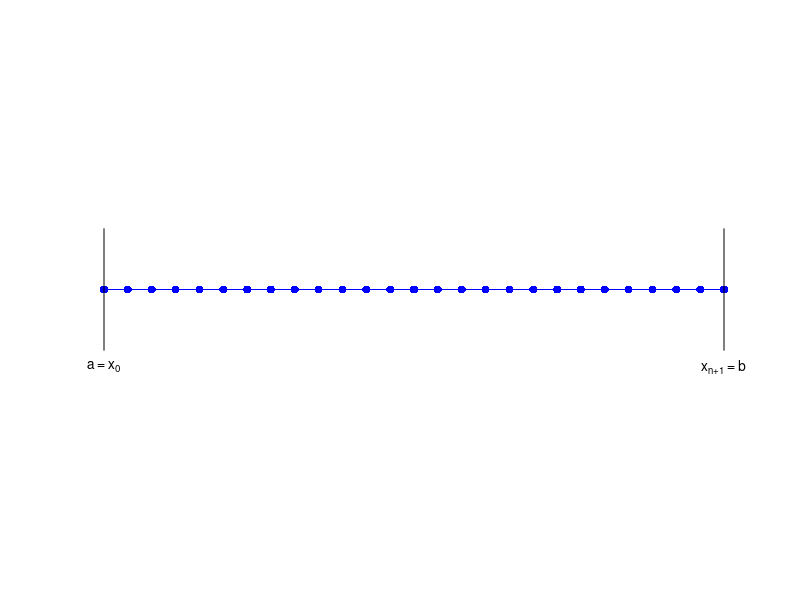
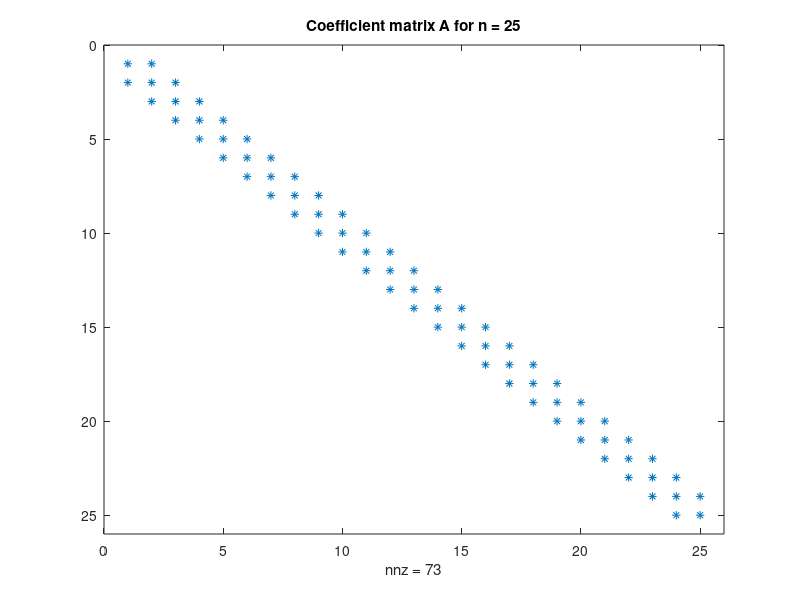
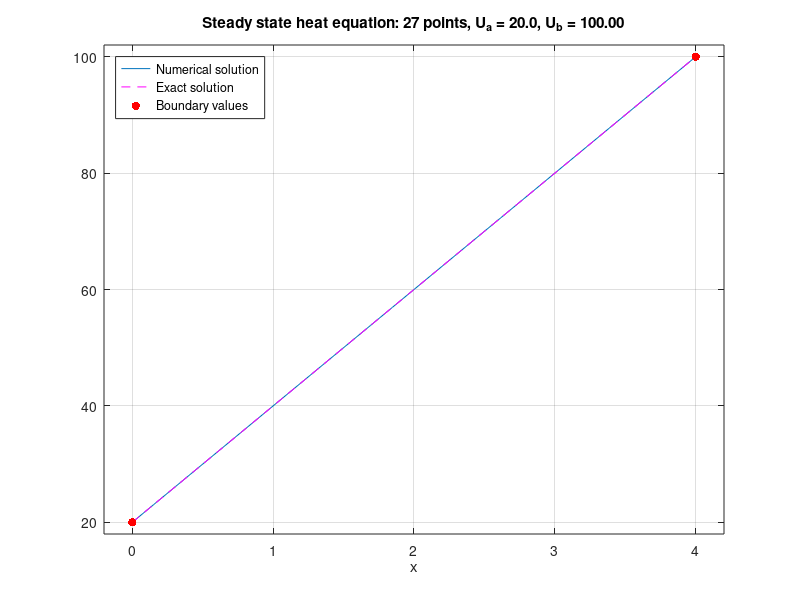

MATLAB code to generate these figures, in order:
% MATH2089 File = exheat1d.m
% Discretization of 1-D steady state heat equation on an interval

format compact

% Domain [a, b]
a = 0, b = 4

% Boundary values
Ua = 20, Ub = 100

% Esact solutions
uex = @(x) Ua + ((Ub-Ua)/(b-a))*x

% Space discretization
n = 25
x = linspace(a, b, n+2);
h = (b-a)/(n+1)

figure(1); clf;
plot([a b], [0 0], 'b-', x, zeros(size(x)), 'b.', 'MarkerSize', 18)
hold on
y = [-0.2 0.2];
plot([a a], y, 'k-')
plot([b b], y, 'k-')
text(a, -0.25, 'a = x_0', 'HorizontalAlignment', 'Center')
text(b, -0.25, 'x_{n+1} = b', 'HorizontalAlignment', 'Center')
hold off
axis off
ylim(4*y)

e = ones(n,1);
d0 = 2*e;
d1 = -e;
A = spdiags([d1 d0 d1], [-1 0 1], n, n);
figure(2); clf
spy(A)
tstr = sprintf('Coefficient matrix A for n = %d', n);
title(tstr)

% RHS vector for steady state heat equation
rhs = zeros(n,1);
rhs(1) = rhs(1) + Ua;
rhs(n) = rhs(n) + Ub;

% Solve sparse linear system
U = A \ rhs;

% Plot solutions
figure(3)
plot(x, [Ua; U; Ub], x, uex(x), 'm--', ...
    [a b], [Ua Ub], 'r.', 'MarkerSize', 18);
grid on
legend('Numerical solution', 'Exact solution', ...
    'Boundary values', 'Location', 'NorthWest');
xlabel('x');
xlim([a-0.2 b+0.2])
ylim([Ua-2 Ub+2])
str = sprintf('Steady state heat equation: %d points, U_a = %.1f, U_b = %.2f', n+2, Ua, Ub);
title(str)
